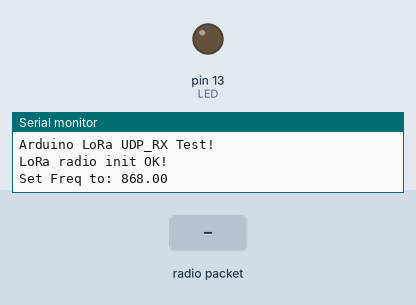
This sketch was run on a simulated Arduino Uno, built with avr-gcc and run on an emulated ATmega328P. Parts: output pins drawn as LEDs (lit = HIGH), the last lines printed to the serial monitor. Inputs (shaded band) come from the test bench. No radio packets arrive unless stated; pins used as bus, display or sensor lines are not drawn.

Above: at 1.3 s.
1.4 s: radio packet "1" arrives
At 1.7 s:
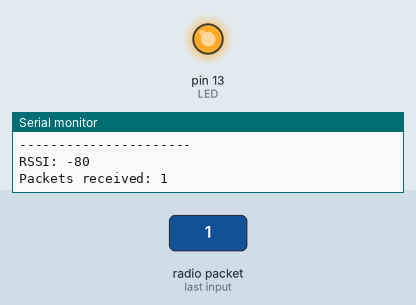
Timing chart, 0 to 4.4 s (numbered marks = the images above; inputs shaded):
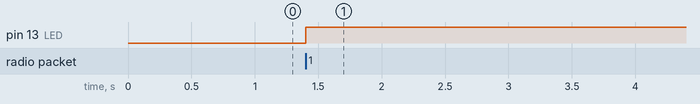

Measured:
- after the input at 1.4 s, pin 13 (LED): LOW → HIGH at once

The sketch:

LoRa_UDP_RX.ino
```cpp
// LoRa UDP_RX
// Example sketch showing how to create a simple messaging client (receiver)
// of LoRa technology with the RH_RF95 class.

#include <SPI.h>
#include <RH_RF95.h>

#define RFM95_CS 10
#define RFM95_RST 9
#define RFM95_INT 2

// Change to 868.0 or other frequency, must match RX's freq!
#define RF95_FREQ 868.0

// Singleton instance of the radio driver
RH_RF95 rf95(RFM95_CS, RFM95_INT);

// Blinky on receipt
#define LED 13

void setup()
{
  pinMode(LED, OUTPUT);
  pinMode(RFM95_RST, OUTPUT);
  digitalWrite(RFM95_RST, HIGH);

  while (!Serial);
  Serial.begin(9600);
  delay(100);

  Serial.println("Arduino LoRa UDP_RX Test!");

  // manual reset
  digitalWrite(RFM95_RST, LOW);
  delay(10);
  digitalWrite(RFM95_RST, HIGH);
  delay(10);

  while (!rf95.init()) {
    Serial.println("LoRa radio init failed");
    while (1);
  }
  Serial.println("LoRa radio init OK!");

  // Defaults after init are 434.0MHz, modulation GFSK_Rb250Fd250, +13dbM
  if (!rf95.setFrequency(RF95_FREQ)) {
    Serial.println("setFrequency failed");
    while (1);
  }
  Serial.print("Set Freq to: "); Serial.println(RF95_FREQ);

  // Defaults after init are 434.0MHz, 13dBm, Bw = 125 kHz, Cr = 4/5, Sf = 128chips/symbol, CRC on

  // The default transmitter power is 13dBm, using PA_BOOST.
  // If you are using RFM95/96/97/98 modules which uses the PA_BOOST transmitter pin, then
  // you can set transmitter powers from 5 to 23 dBm:
  rf95.setTxPower(23, false);
}

int16_t numRecv = 0;//count of packets received
void loop()
{
  if (rf95.available())
  {
    // Should be a message for us now
    uint8_t buf[RH_RF95_MAX_MESSAGE_LEN];
    uint8_t len = sizeof(buf);

    if (rf95.recv(buf, &len))
    {//if we recive a message
      digitalWrite(LED, HIGH);
      Serial.println("----------------------");
      Serial.print("    ");
      Serial.println((char*)buf);
      Serial.println("----------------------");
      Serial.print("RSSI: ");
      Serial.println(rf95.lastRssi(), DEC);
      numRecv++;//count of packets +1
      Serial.print("Packets received: ");
      Serial.println(numRecv, DEC);
    }
    else
    {
      Serial.println("Receive failed");
    }
  }
}
```
